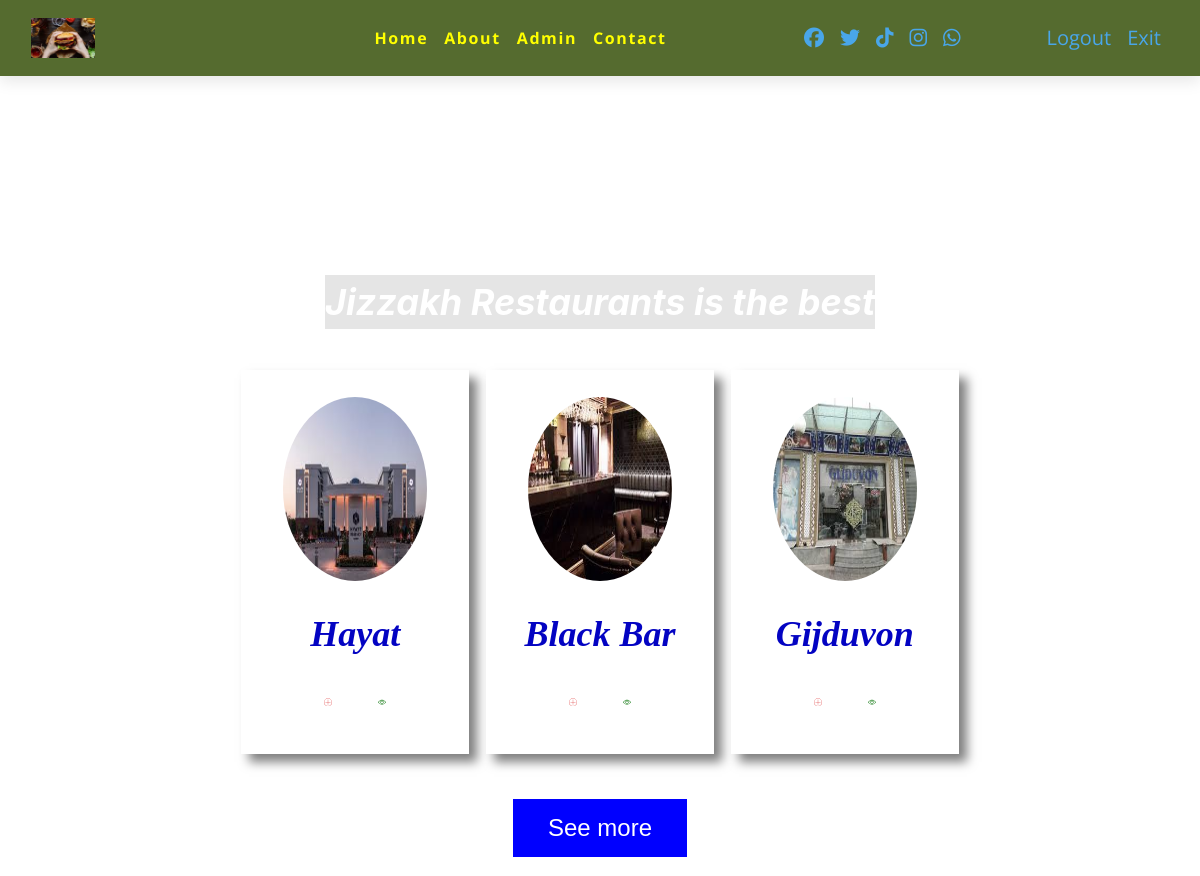
/ (signed in), run on the app's committed database.
### myapp/models.py (models this page shows, shortened)
class Restourant(models.Model):
    title = models.CharField(max_length=200)
    image = models.ImageField(upload_to='myapp/images/')
    description = models.CharField(max_length=300)

### myapp/views.py (the view)
# urls.py: path('', home_page, name='home'),
def home_page(request):
    if request.user.is_authenticated:
        restaurants = Restourant.objects.all()
        return render(request, 'home.html', {'restaurants': restaurants})
    else:
        return HttpResponseRedirect(reverse('login'))

### templates/home.html (shortened to what this page needs)
{% extends 'base.html' %}
{% load static %}
{% block content %}
<link rel="stylesheet" href="{% static '/css/home.css' %}">
  <div id="header">
    <div class="heading">Jizzakh Restaurants</div>
    <div class="subheading"><b>Jizzakh Restaurants is the best</b></div>
    <div class="card_container">
      {% for restaurant in restaurants %}
      <a href="{% url 'restaran' restaurant.id %}">
      <div class="card">
        <img class="img" src="{{restaurant.image.url}}" alt="">
        <div class="title">{{restaurant.title}}</div>
        <div class="icons">
          <div class="icon"></div>
          <div class="icon"></div>
        </div>
      </div>
      </a>
    {% endfor %}
    </div>
    <a href="{% url 'see-more' %}"><input class="button" type="submit" value="See more" style="background: blue"></a>
  </div>
 {% endblock %}

### static/css/base.css (style rules this page uses)
:root { --clr-primary-1: hsl(205, 86%, 17%); --clr-primary-2: hsl(205, 77%, 27%); --clr-primary-3: hsl(205, 72%, 37%); --clr-primary-4: hsl(205, 63%, 48%); --clr-primary-5: hsl(205, 78%, 60%); --clr-primary-6: hsl(205, 89%, 70%); --clr-primary-7: hsl(205, 90%, 76%); --clr-primary-8: hsl(205, 86%, 81%); --clr-primary-9: hsl(205, 90%, 88%); --clr-primary-10: hsl(205, 100%, 96%); --clr-grey-1: hsl(209, 61%, 16%); --clr-grey-2: hsl(211, 39%, 23%); --clr-grey-3: hsl(209, 34%, 30%); --clr-grey-4: hsl(209, 28%, 39%); --clr-grey-5: hsl(210, 22%, 49%); --clr-grey-6: hsl(209, 23%, 60%); --clr-grey-7: hsl(211, 27%, 70%); --clr-grey-8: hsl(210, 31%, 80%); --clr-grey-9: hsl(212, 33%, 89%); --clr-grey-10: hsl(210, 36%, 96%); --clr-white: #fff; --clr-red-dark: hsl(360, 67%, 44%); --clr-red-light: hsl(360, 71%, 66%); --clr-green-dark: hsl(125, 67%, 44%); --clr-green-light: hsl(125, 71%, 66%); --clr-black: #222; --ff-primary: "Roboto", sans-serif; --ff-secondary: "Open Sans", sans-serif; --transition: all 0.3s linear; --spacing: 0.1rem; --radius: 0.25rem; --light-shadow: 0 5px 15px rgba(0, 0, 0, 0.1); --dark-shadow: 0 5px 15px rgba(0, 0, 0, 0.2); --max-width: 1170px; --fixed-width: 620px; }
body { font-family: var(--ff-secondary); background: var(--clr-grey-10); color: var(--clr-grey-1); line-height: 1.5; font-size: 0.875rem; }
a { text-decoration: none; }
@media screen and (min-width: 800px) { body { font-size: 1rem; } }

### static/css/home.css (style rules this page uses)
html { font-family: McLaren,serif; }
body { margin: 0; padding: 0; box-sizing: border-box; background:url("https://images.pexels.com/photos/1565982/pexels-photo-1565982.jpeg?auto=compress&cs=tinysrgb&dpr=2&h=650&w=940"); background-repeat:no-repeat; background-size:cover; background-position:center; }
#header { text-align: center; height: 100vh; width: 100vw; display: flex; flex-direction: column; justify-content:space-around; align-items: center; }
.heading { font-family: Merriweather,serif; margin-top: 30px; font-size: 60px; color: #fff; transition-timing-function: ease-in-out; transition-property: all; transition-duration: 100ms; }
.subheading { font-family: -apple-system, BlinkMacSystemFont, 'Segoe UI', Roboto, Oxygen, Ubuntu, Cantarell, 'Open Sans', 'Helvetica Neue', sans-serif; font-style: italic; font-weight: lighter; background-color: rgba(0, 0, 0, .1); font-size: 27px; color:#fff; transition:300ms all; }
.card_container { display: flex; flex-direction: row; justify-content:space-evenly; flex-wrap: wrap; }
.card { margin: 10px; display: flex; background-color:#fff; width: 270px; height: 300px; flex-direction: column; justify-content: space-evenly; align-items: center; box-shadow: 8px 8px 10px rgba(0, 0, 0, .5); filter: blur(.5px); filter:saturate(80%); transition: 300ms all; }
.img { width: 150px; height: 150px; border-radius: 50%; }
.icons { display: flex; flex-direction: row; align-items: center; justify-content:center; }
.icon { width: 25px; height: 25px; cursor: pointer; border-radius: 50%; margin:0px 15px 0px 15px ; transition: 300ms all; }
.icon svg { padding-top:.4vh; }
.title { font-family: Merriweather,serif; font-style: italic; font-weight:550; font-size: 30px; margin-top: 0px; }
.button { width: 200px; height: 50px; border: 2px solid #fff; color: #fff; font-size: 20px; cursor: pointer; vertical-align: auto; text-align: center; background-color: rgba(0, 0, 0, 0); font-stretch: ultra-expanded; animation-name: buttonAnimation; animation-duration: 2000ms; animation-timing-function: ease-in-out; animation-iteration-count: infinite; }
@media screen and (max-height: 1023px) { #header { height: 230vh; width: 100vw; } }
@media screen and (max-height: 1023px) { .heading { margin-top: 50px; font-size: 10vh; } }
@media screen and (min-width: 1024px) { #header { height: 100vh; width: 100vw; } }
@media screen and (min-width: 1024px) { .heading { margin-top: 30px; font-size: 10vh; } }
@media screen and (min-width: 1024px) { .subheading { font-size: 4.5vh; } }
@media screen and (min-width: 1024px) { .card { margin: .7vw; width: 19vw; height: 48vh; } }
@media screen and (min-width: 1024px) { .img { width: 12vw; height: 23vh; } }
@media screen and (min-width: 1024px) { .icon { vertical-align:center; width: 2vw; height: 5vh; padding: 0vh 1vh 0vh 1vh; } }
@media screen and (min-width: 1024px) { .title { font-size: 4.5vh; } }
@media screen and (min-width: 1024px) { .button { width: 15vw; height: 8vh; border: .4vh solid #fff; font-size: 3vh; } }

### data on the page
Restourant: image (picture), title "Hayat"
Restourant: image (picture), title "Black Bar"
Restourant: image (picture), title "Gijduvon"
